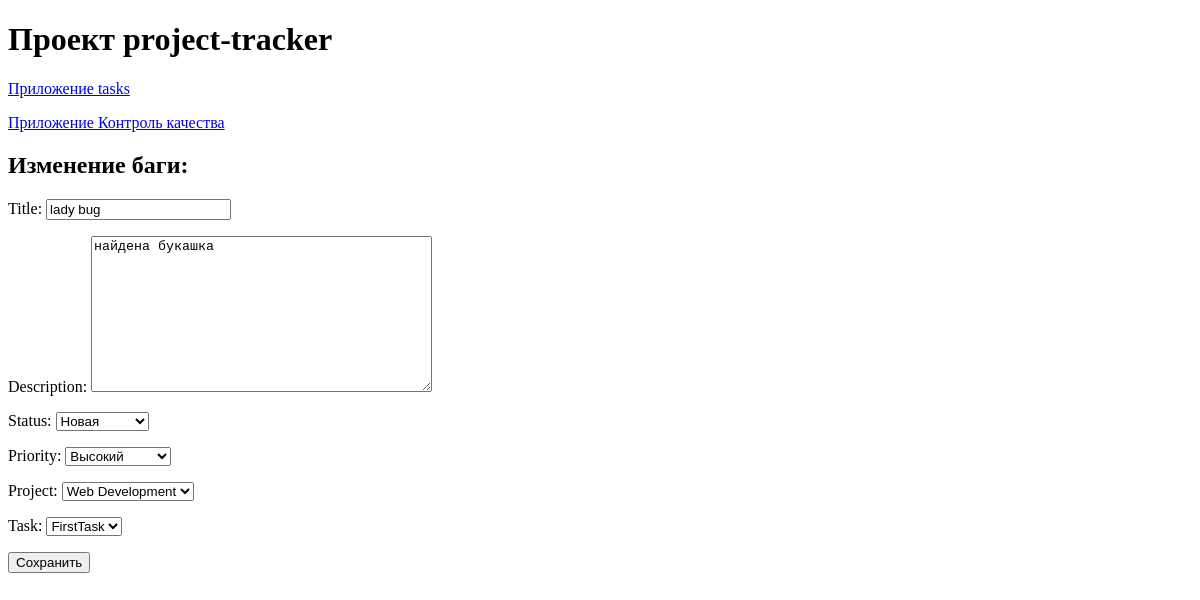
The page /quality_control/bugs/1/update/ on the database as committed earlier.
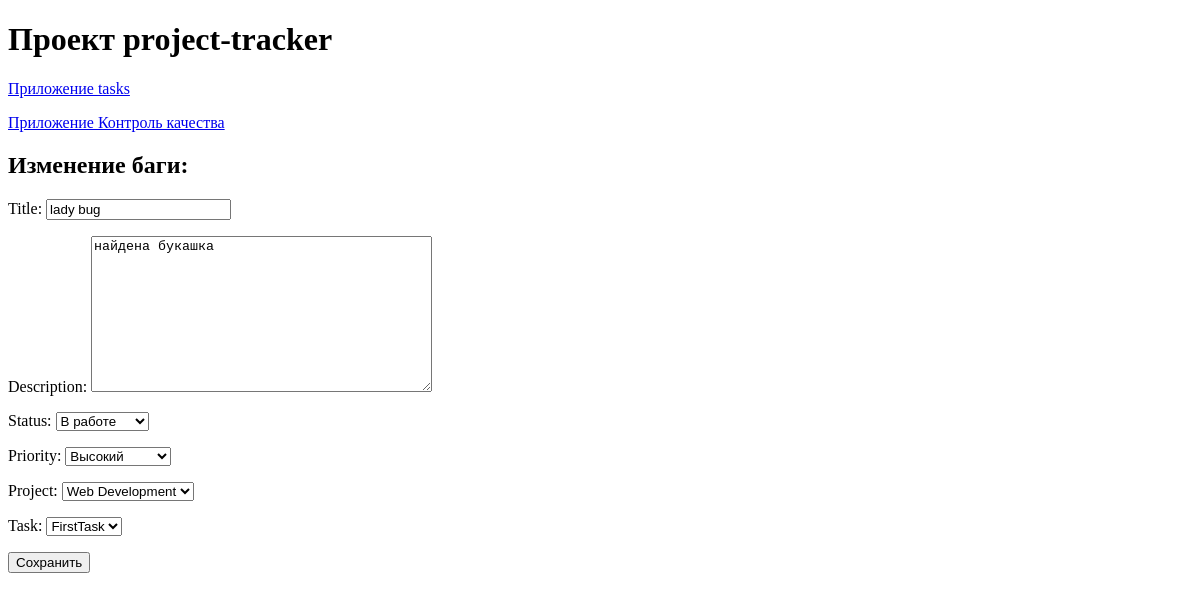
The same page on the database as committed later.
### quality_control/models.py (models this page shows)
class BugReport(models.Model):
    STATUS_CHOICES = [
        ('New', 'Новая'),
        ('In_progress', 'В работе'),
        ('Completed', 'Завершена')
    ]
    PRIORITY_CHOICES = [
        ('1', 'Пониженный'),
        ('2', 'Низкий'),
        ('3', 'Средний'),
        ('4', 'Повышенный'),
        ('5','Высокий')
    ]
    title = models.CharField(max_length=50)
    description = models.TextField()
    project = models.ForeignKey(
        Project,
        related_name='bugs',
        on_delete=models.CASCADE
    )
    task = models.ForeignKey(
        Task,
        related_name='bugs',
        on_delete=models.SET_NULL,
        null=True,
    )
    status = models.CharField(max_length=15, choices=STATUS_CHOICES, default='New')
    priority = models.CharField(max_length=15, choices=PRIORITY_CHOICES, default='3')
    created_at = models.DateTimeField(auto_now_add=True)
    updated_at = models.DateTimeField(auto_now=True)

### quality_control/views.py (the view)
# urls.py: path('bugs/<int:bug_id>/update/', views.BugUpdateView.as_view(), name='update_bug'),
class BugUpdateView(UpdateView):
    model = BugReport
    form_class = BugReportForm
    template_name = 'quality_control/bug_update.html'
    pk_url_kwarg = 'bug_id'
    success_url = reverse_lazy('quality_control:bug_list')

### quality_control/forms.py
class BugReportForm(ModelForm):
    class Meta:
        model = BugReport
        fields = ['title', 'description', 'status', 'priority', 'project', 'task']

### tasks/models.py (called while the page is built)
    def __str__(self):
        return self.name

    def __str__(self):
        return self.name

### quality_control/templates/quality_control/bug_update.html (shortened to what this page needs)
{% extends 'base/base.html' %}
{% block content %}
<h2>Изменение баги: {{ bug.title }}</h2>
    <form method="post">
        {{ form.as_p }}
        <button type="submit">Сохранить</button>
    </form>
{% endblock %}

Rows that differ between the two databases and show on the page:
changed BugReport "lady bug": status "Новая" → "В работе"
